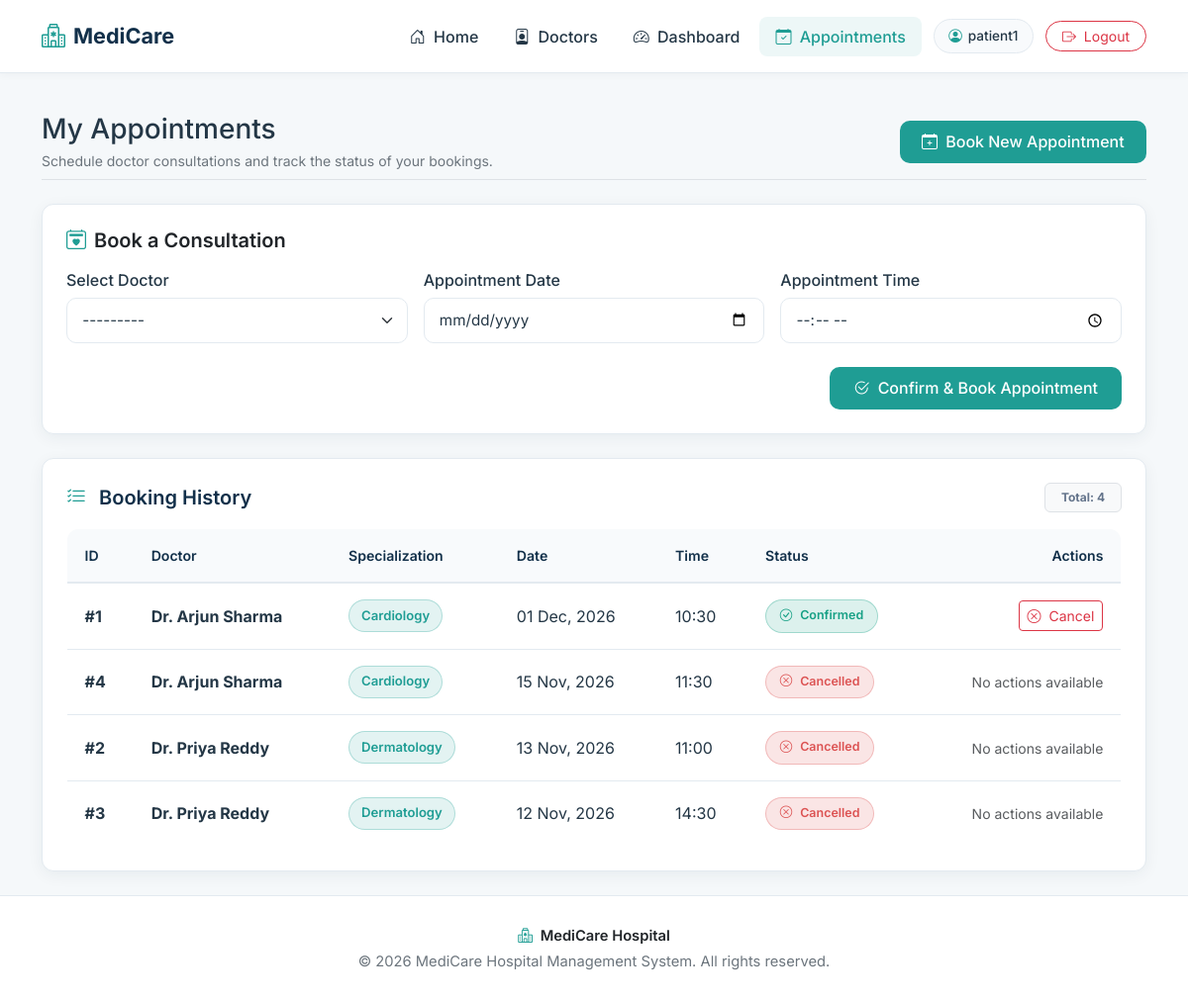
/appointments/ (signed in), run on the app's committed database.
### hospital/models.py (models this page shows, shortened)
class Appointment(models.Model):
    STATUS_CHOICES = [
        ('Pending', 'Pending'),
        ('Confirmed', 'Confirmed'),
        ('Cancelled', 'Cancelled'),
    ]
    patient = models.ForeignKey(User, on_delete=models.CASCADE, related_name='appointments')
    doctor = models.ForeignKey(Doctor, on_delete=models.CASCADE, related_name='appointments')
    appointment_date = models.DateField()
    appointment_time = models.TimeField()
    status = models.CharField(max_length=20, choices=STATUS_CHOICES, default='Pending')

class Doctor(models.Model):
    name = models.CharField(max_length=100)
    specialization = models.CharField(max_length=100)
    available_days = models.CharField(max_length=100)
    def __str__(self):
        return f"{self.name} - {self.specialization}"

### hospital/views.py (the view)
# urls.py: path('appointments/', views.appointments_view, name='appointments'),
@login_required
def appointments_view(request):
    initial_data = {}
    selected_doctor_id = request.GET.get('doctor')
    if selected_doctor_id:
        initial_data['doctor'] = selected_doctor_id
    form = AppointmentBookingForm(initial=initial_data)
    if request.user.is_staff:
        appointments = Appointment.objects.select_related('patient', 'doctor').order_by('-appointment_date', '-appointment_time')
    else:
        appointments = Appointment.objects.filter(patient=request.user).select_related('doctor').order_by('-appointment_date', '-appointment_time')
    return render(request, 'appointments.html', {
        'appointments': appointments,
        'form': form,
        'is_admin': request.user.is_staff,
    })

### templates/appointments.html (shortened to what this page needs)
{% extends 'base.html' %}
{% block content %}
<div class="container py-4">
    <div class="d-flex justify-content-between align-items-center flex-wrap gap-2 mb-4 pb-2 border-bottom">
        <div>
            <h2 class="h3 mb-1">
                {% if is_admin %}All Hospital Appointments{% else %}My Appointments{% endif %}
            </h2>
            <p class="text-secondary small mb-0">
                {% if is_admin %}
                    Manage and review patient bookings, confirm pending visits, or cancel appointments.
                {% else %}
                    Schedule doctor consultations and track the status of your bookings.
                {% endif %}
            </p>
        </div>
        {% if not is_admin %}
            <button class="btn btn-teal" type="button" data-bs-toggle="collapse" data-bs-target="#bookAppointmentCollapse" aria-expanded="true" aria-controls="bookAppointmentCollapse">
                <i class="bi bi-calendar-plus me-1"></i> Book New Appointment
            </button>
        {% endif %}
    </div>
    {% if not is_admin %}
    <div class="collapse show mb-4" id="bookAppointmentCollapse">
        <div class="medicare-card">
            <h5 class="mb-3 text-dark"><i class="bi bi-calendar2-heart text-teal me-2"></i>Book a Consultation</h5>
            <form method="POST" action="{% url 'book_appointment' %}" id="appointmentBookingForm">
                <div class="row g-3">
                    <div class="col-md-4">
                        <label for="id_doctor" class="form-label">Select Doctor</label>
                        {{ form.doctor }}
                    </div>
                    <div class="col-md-4">
                        <label for="appointment_date" class="form-label">Appointment Date</label>
                        {{ form.appointment_date }}
                    </div>
                    <div class="col-md-4">
                        <label for="appointment_time" class="form-label">Appointment Time</label>
                        {{ form.appointment_time }}
                    </div>
                    <div class="col-12 text-end pt-2">
                        <button type="submit" class="btn btn-teal px-4">
                            <i class="bi bi-check2-circle me-1"></i> Confirm & Book Appointment
                        </button>
                    </div>
                </div>
            </form>
        </div>
    </div>
    {% endif %}
    <div class="medicare-card">
        <div class="d-flex justify-content-between align-items-center mb-3">
            <h5 class="mb-0">
                <i class="bi bi-list-check text-teal me-2"></i>
                {% if is_admin %}Appointment Records{% else %}Booking History{% endif %}
            </h5>
            <span class="badge bg-light text-secondary border px-3 py-2">
                Total: {{ appointments.count }}
            </span>
        </div>
        <div class="table-responsive">
            <table class="table table-medicare align-middle mb-0">
                <thead>
                    <tr>
                        <th>ID</th>
                        <th>Doctor</th>
                        <th>Specialization</th>
                        <th>Date</th>
                        <th>Time</th>
                        <th>Status</th>
                        <th class="text-end">Actions</th>
                    </tr>
                </thead>
                <tbody>
                    {% for appt in appointments %}
                    <tr>
                        <td><strong>#{{ appt.id }}</strong></td>
                        <td><strong>{{ appt.doctor.name }}</strong></td>
                        <td><span class="badge-specialization">{{ appt.doctor.specialization }}</span></td>
                        <td>{{ appt.appointment_date|date:"d M, Y" }}</td>
                        <td>{{ appt.appointment_time|time:"H:i" }}</td>
                        <td>
                            {% if appt.status == 'Pending' %}
                                <span class="badge-status badge-pending"><i class="bi bi-hourglass-split me-1"></i>Pending</span>
                            {% elif appt.status == 'Confirmed' %}
                                <span class="badge-status badge-confirmed"><i class="bi bi-check-circle me-1"></i>Confirmed</span>
                            {% else %}
                                <span class="badge-status badge-cancelled"><i class="bi bi-x-circle me-1"></i>Cancelled</span>
                            {% endif %}
                        </td>
                        <td class="text-end">
                            {% if is_admin %}
                                <div class="d-inline-flex gap-1">
                                    {% if appt.status == 'Pending' %}
                                        <form method="POST" action="{% url 'confirm_appointment' appt.id %}" class="d-inline">
                                            {% csrf_token %}
                                            <button type="submit" class="btn btn-sm btn-outline-success" title="Confirm Appointment">
                                                <i class="bi bi-check-lg me-1"></i> Confirm
                                            </button>
                                        </form>
                                    {% endif %}
                                    {% if appt.status != 'Cancelled' %}
                                        <form method="POST" action="{% url 'cancel_appointment' appt.id %}" class="d-inline" onsubmit="return confirmCancellation(event);">
                                            {% csrf_token %}
                                            <button type="submit" class="btn btn-sm btn-outline-danger" title="Cancel Appointment">
                                                <i class="bi bi-x-lg me-1"></i> Cancel
                                            </button>
                                        </form>
                                    {% endif %}
                                </div>
                            {% else %}
                                {% if appt.status != 'Cancelled' %}
                                    <form method="POST" action="{% url 'cancel_appointment' appt.id %}" class="d-inline" onsubmit="return confirmCancellation(event);">
                                        <button type="submit" class="btn btn-sm btn-outline-danger">
                                            <i class="bi bi-x-circle me-1"></i> Cancel
                                        </button>
                                    </form>
                                {% else %}
                                    <span class="text-muted small">No actions available</span>
                                {% endif %}
                            {% endif %}
                        </td>
                    </tr>
                    {% endfor %}
                </tbody>
            </table>
        </div>
    </div>
</div>
{% endblock %}

### templates/base.html (shortened to what this page needs)
{% load static %}
<!DOCTYPE html>
<html lang="en">
<head>
    <link href="https://cdn.jsdelivr.net/npm/bootstrap@5.3.3/dist/css/bootstrap.min.css" rel="stylesheet">
    <link rel="stylesheet" href="https://cdn.jsdelivr.net/npm/bootstrap-icons@1.11.3/font/bootstrap-icons.min.css">
    <link rel="stylesheet" href="{% static 'css/style.css' %}">
</head>
<body>
    <nav class="navbar navbar-expand-lg medicare-navbar sticky-top">
        <div class="container">
            <a class="navbar-brand" href="{% url 'index' %}">
                <i class="bi bi-hospital"></i>
                <span>MediCare</span>
            </a>
            <div class="collapse navbar-collapse" id="medicareNav">
                <ul class="navbar-nav ms-auto align-items-center gap-1">
                    <li class="nav-item">
                        <a class="nav-link {% if request.resolver_match.url_name == 'index' %}active{% endif %}" href="{% url 'index' %}">
                            <i class="bi bi-house-door me-1"></i> Home
                        </a>
                    </li>
                    <li class="nav-item">
                        <a class="nav-link {% if request.resolver_match.url_name == 'doctors' %}active{% endif %}" href="{% url 'doctors' %}">
                            <i class="bi bi-person-badge me-1"></i> Doctors
                        </a>
                    </li>
                    {% if user.is_authenticated %}
                        <li class="nav-item">
                            <a class="nav-link {% if request.resolver_match.url_name == 'dashboard' %}active{% endif %}" href="{% url 'dashboard' %}">
                                <i class="bi bi-speedometer2 me-1"></i> Dashboard
                            </a>
                        </li>
                        <li class="nav-item">
                            <a class="nav-link {% if request.resolver_match.url_name == 'appointments' %}active{% endif %}" href="{% url 'appointments' %}">
                                <i class="bi bi-calendar-check me-1"></i> Appointments
                            </a>
                        </li>
                        <li class="nav-item ms-lg-2">
                            <span class="user-profile-badge me-2">
                                <i class="bi bi-person-circle text-teal"></i> {{ user.username }}{% if user.is_staff %} (Admin){% endif %}
                            </span>
                        </li>
                        <li class="nav-item">
                            <a class="btn btn-outline-danger btn-sm rounded-pill px-3" href="{% url 'logout' %}">
                                <i class="bi bi-box-arrow-right me-1"></i> Logout
                            </a>
                        </li>
                    {% endif %}
                </ul>
            </div>
        </div>
    </nav>
    <main class="flex-grow-1">
        {% block content %}
        {% endblock %}
    </main>
    <footer class="medicare-footer">
        <div class="container text-center">
            <p class="mb-1 fw-semibold text-dark">
                <i class="bi bi-hospital text-teal me-1"></i> MediCare Hospital
            </p>
            <p class="text-secondary small">
                &copy; {% now "Y" %} MediCare Hospital Management System. All rights reserved.
            </p>
        </div>
    </footer>
</body>
</html>

### data on the page
Appointment: id "1", doctor.name "Dr. Arjun Sharma", doctor.specialization "Cardiology", appointment_date "01 Dec, 2026", appointment_time "10:30", status "Confirmed" (drawn)
Appointment: id "4", doctor.name "Dr. Arjun Sharma", doctor.specialization "Cardiology", appointment_date "15 Nov, 2026", appointment_time "11:30", status "Cancelled" (drawn)
Appointment: id "2", doctor.name "Dr. Priya Reddy", doctor.specialization "Dermatology", appointment_date "13 Nov, 2026", appointment_time "11:00", status "Cancelled" (drawn)
Appointment: id "3", doctor.name "Dr. Priya Reddy", doctor.specialization "Dermatology", appointment_date "12 Nov, 2026", appointment_time "14:30", status "Cancelled" (drawn)

### other printed values
{{ user.username }} "patient1"
{{ appointments.count }} "4"
